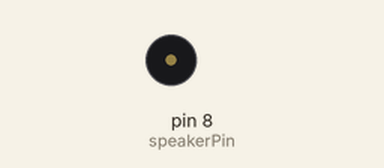
Simulated run of this sketch. Board: Arduino Uno, built with avr-gcc and run on an emulated ATmega328P. Parts: buzzer (waves = sounding).

Above: at 0.03 s.
Timing chart, 0 to 3.0 s (numbered marks = the images above):
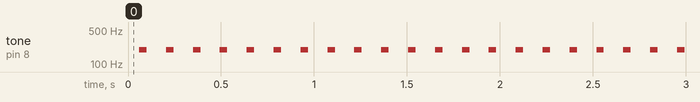

Measured:
- by itself, tone on pin 8 (speakerPin): alternates 197 Hz for 0.04 s and silent for 0.10 s

The sketch:

FUN.SOUNDS.ino
```cpp
int speakerPin = 8;

void setup() {
  pinMode(speakerPin, OUTPUT);
  // put your setup code here, to run once:

}
// i
// i
void loop() {
  for (int i = 10000; i > 200; i -= 2000) {
    digitalWrite(speakerPin, HIGH);
    delayMicroseconds(i*1000);

    digitalWrite(speakerPin, LOW);
    delayMicroseconds(i*1000);


  }
  delay (100);
//  for (int i = 6000; i > 100; i -= 3000) {
//    digitalWrite(speakerPin, HIGH);
//    delayMicroseconds(20);
//
//    digitalWrite(speakerPin, LOW);
//    delayMicroseconds(20);
//
//
//  }

delay (10);
  // put your main code here, to run repeatedly:

}
```
